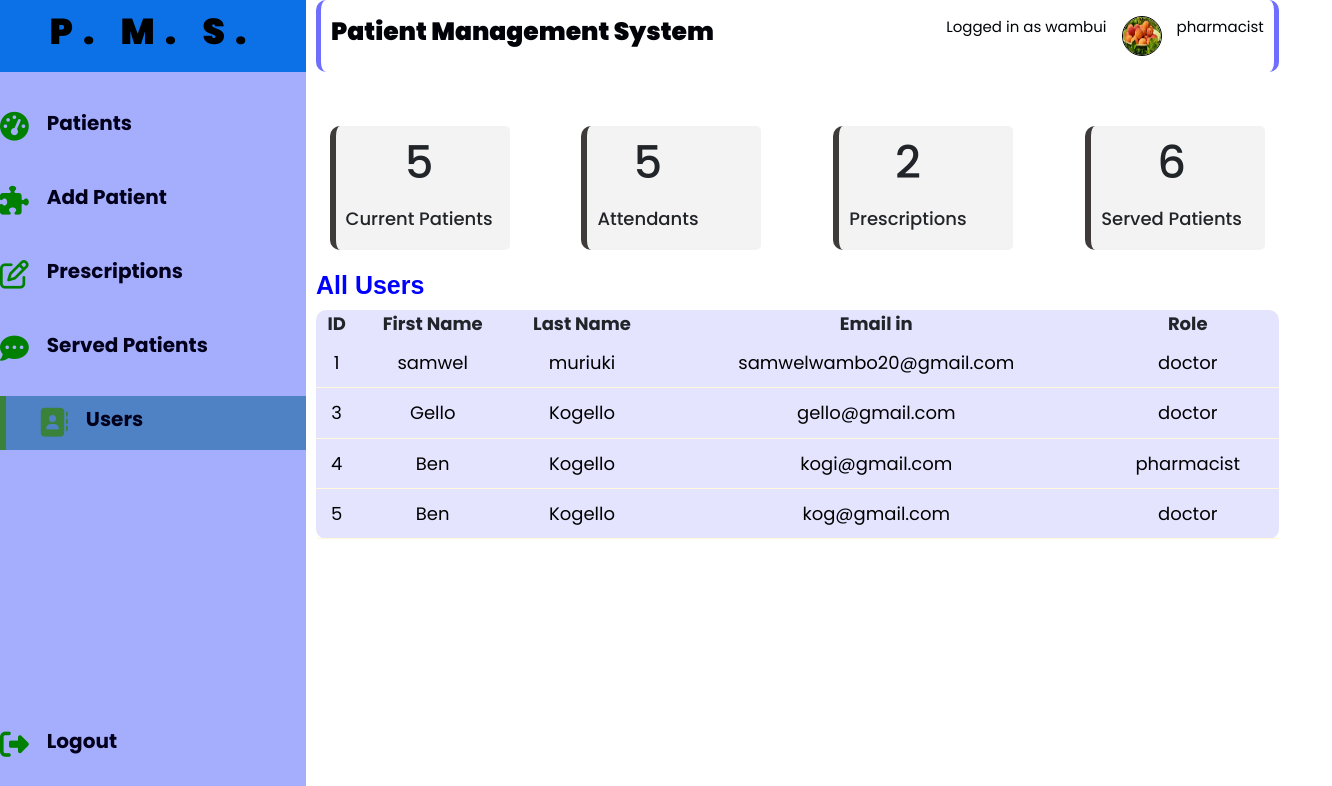
The page /users.php (signed in) on the database its author committed.
### tables this page shows
CREATE TABLE `users` (
  `id` int(255) NOT NULL,
  `first_name` varchar(255) NOT NULL,
  `last_name` varchar(255) NOT NULL,
  `email` varchar(255) NOT NULL,
  `role` varchar(255) NOT NULL,
  `password` varchar(255) NOT NULL,
  `profile_photo` varchar(255) DEFAULT NULL,
  `is_admin` int(255) NOT NULL
);

### users.php (the view, shortened to what this page needs)
<?php
include "config/config.php";
if (!isset($_SESSION['user-id'])) {
  header('Location: login.php');
  die();
} else {
  $current_user = $_SESSION['user-id'];
  $select_user = "SELECT * FROM users WHERE id = $current_user";
  $select_user_result = mysqli_query($dbconnection, $select_user);
  $select_array = mysqli_fetch_assoc($select_user_result);
}
?>
<?php include "header.php"; ?>
<div class="container-static">
  <aside>
    <div class="top">
      <div class="logo">
        <h2>P. M. S.</h2>
      </div>
    </div>
    <div class="side-bar">
      <a  href="index.php">
        <span><i class="fa fa-tachometer" aria-hidden="true"></i></span>
        <h3>Patients</h3>
      </a>
      <a href="add-patient.php">
        <span><span><i class="fa fa-puzzle-piece" aria-hidden="true"></i></span></span>
        <h3>Add Patient</h3>
      </a>
      <a href="prescriptions.php">
        <span><i class="fa fa-pencil-square-o" aria-hidden="true"></i>
        </span>
        <h3>Prescriptions</h3>
      </a>
      <a href="served_patients.php">
        <span><i class="fa fa-commenting" aria-hidden="true"></i>
        </span>
        <h3>Served Patients</h3>
      </a>
      <a class="active" href="users.php">
        <span><i class="fa fa-address-book" aria-hidden="true"></i>
        </span>
        <h3>Users</h3>
      </a>
      <a href="logout.php">
        <span><i class="fa fa-sign-out" aria-hidden="true"></i>
        </span>
        <h3>Logout</h3>
      </a>
    </div>
  </aside>
  <main>
    <div class="admin-header ">
      <div class="admin-logo">
        <h3>Patient Management System</h3>
      </div>
      <div class="profile">
        <p>Logged in as
          <?= $select_array['first_name'] ?>
        </p>
        <img src="users_profile/<?= $select_array['profile_photo'] ?>" height="50px" width="50px" alt="">
        <p>
          <?= $select_array['role'] ?>
        </p>
      </div>
    </div>
    <?php
    $count_patients_query = "SELECT * FROM patients";
    $count_patients_query_ress = mysqli_query($dbconnection, $count_patients_query);
    $patients_count = mysqli_num_rows($count_patients_query_ress);
    $count_prescription_query = "SELECT * FROM prescriptions";
    $count_prescription_query_ress = mysqli_query($dbconnection, $count_prescription_query);
    $prescriptions_count = mysqli_num_rows($count_prescription_query_ress);
    $count_doctor_query = "SELECT * FROM users";
    $count_doctor_query_ress = mysqli_query($dbconnection, $count_doctor_query);
    $doctor_count = mysqli_num_rows($count_doctor_query_ress);
    $count_served_query = "SELECT * FROM served_patients";
    $count_served_query_ress = mysqli_query($dbconnection, $count_served_query);
    $served_count = mysqli_num_rows($count_served_query_ress);
    ?>
    <div class="insights container d-flex">
      <div class="products col-md-3">
        <div class="middle">
          <div class="left">
            <h1>
              <?= $patients_count ?>
            </h1>
            <h3>
              <?php if ($patients_count == 1) {
                echo "Current Patient";
              } else {
                echo "Current Patients";
              } ?>
            </h3>
          </div>
        </div>
      </div>
      <div class="bids col-md-3">
        <div class="middle">
          <div class="left">
            <h1>
              <?= $doctor_count ?>
            </h1>
            <h3>
              <?php if ($prescriptions_count == 1) {
                echo "Attendant";
              } else {
                echo "Attendants";
              } ?>
            </h3>
          </div>
        </div>
      </div>
      <div class="users col-md-3">
        <div class="middle">
          <div class="left">
            <h1>
              <?= $prescriptions_count ?>
            </h1>
            <h3>
              <?php if ($prescriptions_count == 1) {
                echo "Prescription";
              } else {
                echo "Prescriptions";
              } ?>
            </h3>
          </div>
        </div>
      </div>
      <div class="users col-md-3">
        <div class="middle">
          <div class="left">
            <h1>
              <?= $served_count ?>
            </h1>
            <h3>
              <?php if ($served_count == 1) {
                echo "Served Patient";
              } else {
                echo "Served Patients";
              } ?>
            </h3>
          </div>
        </div>
      </div>
    </div>
    <?php
    $select_patients = "SELECT * FROM users WHERE NOT id = $current_user";
    $select_patients_result = mysqli_query($dbconnection, $select_patients);
    ?>
    <div class="recent-order">
      <h2>All Users</h2>
      <?php if (mysqli_num_rows($select_patients_result) > 0): ?>
        <table>
          <thead>
            <tr>
              <th>ID</th>
              <th>First Name</th>
              <th>Last Name</th>
              <th>Email in</th>
              <th>Role</th>
            </tr>
          </thead>
          <tbody>
            <?php while ($user = mysqli_fetch_assoc($select_patients_result)): ?>
              <tr class="table-btn">
                <td>
                  <?= $user['id'] ?>
                </td>
                <td>
                  <?= $user['first_name'] ?>
                </td>
                <td>
                  <?= $user['last_name'] ?>
                </td>
                <td>
                  <?= $user['email'] ?>
                </td>
                <td>
                  <?= $user['role'] ?>
                </td>
              </tr>
            <?php endwhile ?>
          </tbody>
        </table>
      <?php else: ?>
        <p>No patients found;</p>
      <?php endif ?>
    </div>
  </main>
</div>
<?php include "footer.php" ?>

### css/style.css (style rules this page uses)
:root { --color-primary: rgb(58, 129, 58); --color-danger: rgb(219, 37, 37); --color-success: rgb(42, 173, 42); --color-warning: rgb(117, 117, 15); --color-white: #fff; --color-background: rgba(243, 243, 243, 0.479); }
* { margin: 0; padding: 0; outline: none; border: 0; text-decoration: none; list-style: none; box-sizing: border-box; font-family: 'Poppins', sans-serif; }
html { font-size: 18px; }
body { width: 100%; height: 100vh; font-family: "Times New Roman", Times, serif; font-size: 0.88rem; background-color: var(--color-background); user-select: none; overflow-x: hidden; }
a { color: rgb(0, 0, 0); }
img { display: block; width: 100%; }
h1 { font-weight: 800; font-size: 1.8rem; }
h2 { font-size: 1.4rem; }
h3 { font-size: 0.87rem; }
p { color: black; }
.container-static { display: grid; width: 96%; gap: 0rem; grid-template-columns: 17rem auto; }
aside { height: 100vh; }
aside .top { background: rgb(12, 113, 230); display: flex; align-items: center; justify-content: center; padding: 10px 4px; }
aside .logo { display: flex; align-items: center; justify-content: center; color: rgb(0, 0, 0); }
aside .logo h2 { letter-spacing: 10px; font-weight: 900; text-align: center; }
aside .side-bar { background-color: rgba(146, 157, 253, 0.822); display: flex; flex-direction: column; height: 100vh; position: relative; padding-top: 1rem; }
aside h3 { font-weight: 700; font-size: 20px; color: rgb(2, 0, 27); }
aside .side-bar a { display: flex; color: green; margin: 10px 0; gap: 1rem; font-size: 18px; align-items: center; position: relative; height: 3rem; font-weight: 700; transition: all 300ms ease; text-decoration: none; }
aside .side-bar a span { font-size: 1.6rem; }
aside .side-bar a:last-child { position: absolute; bottom: 5rem; width: 100%; }
aside .side-bar a.active, a:hover { background: rgb(78, 130, 197); color: black; font-weight: 700; margin-left: 0; }
aside .side-bar a.active:before { content: ""; width: 6px; height: 100%; background-color: var(--color-primary); }
aside .side-bar a.active span { color: var(--color-primary); margin-left: calc(1rem - 3px); }
.admin-header { display: flex; justify-content: space-between; align-items: center; border-bottom-left-radius: 10px; border-top-left-radius: 10px; border-left: 5px solid rgb(110, 110, 255); border-bottom-right-radius: 10px; border-top-right-radius: 10px; border-right: 5px solid rgb(110, 110, 255); height: 4rem; padding: 0 10px; }
.admin-header .admin-logo h3 { color: #020308; font-size: 25px; font-weight: 900; }
.admin-header .profile p { color: rgb(1, 4, 7); font-size: 15px; }
.admin-header .profile { display: flex; justify-content: space-around; gap: 15px; }
.admin-header .profile img { height: 40px; width: 40px; border-radius: 50%; border: 1px solid black; }
main { padding-left: 10px; }
main .insights { display: flex; justify-content: space-between; flex-wrap: wrap; }
main .insights>div { background-color: rgb(243, 243, 243); padding: 10px; text-align: center; width: 10rem; margin-top: 3rem; transition: all 300s ease; border-left: 6px solid rgb(63, 59, 59); border-bottom-left-radius: 10px; border-top-left-radius: 10px; border-bottom-right-radius: 5px; border-top-right-radius: 5px; }
main .insights>div .middle { display: flex; align-items: center; justify-content: space-between; }
main .insights h3 { margin: 1rem 0 0.6rem; font-size: 1rem; }
main .recent-order { margin-top: 20px; margin-bottom: 0.8rem; }
main .recent-order h2 { margin: 10px 0; color: blue; font-size: 25px; font-weight: 600; }
main .recent-order table { background-color: rgb(228, 228, 255); width: 100%; border-radius: 10px; padding: 10px; text-align: center; transition: all 300ms ease; }
main .recent-order h2 { font-family: "Franklin Gothic Medium", "Arial Narrow", Arial, sans-serif; }
main table tbody td { height: 2.8rem; border-bottom: 1px solid cornsilk; color: black; padding: 5px 8px; }
main table tbody tr:last-child { border: none; }

### rows shown on the page
users: first_name "wambui", profile_photo (picture), role "pharmacist"
users: id "1", first_name "samwel", last_name "muriuki", email "samwelwambo20@gmail.com", role "doctor"
users: id "3", first_name "Gello", last_name "Kogello", email "gello@gmail.com", role "doctor"
users: id "4", first_name "Ben", last_name "Kogello", email "kogi@gmail.com", role "pharmacist"
users: id "5", first_name "Ben", last_name "Kogello", email "kog@gmail.com", role "doctor"

### other values the page prints
$patients_count "5"
$doctor_count "5"
$prescriptions_count "2"
$served_count "6"
